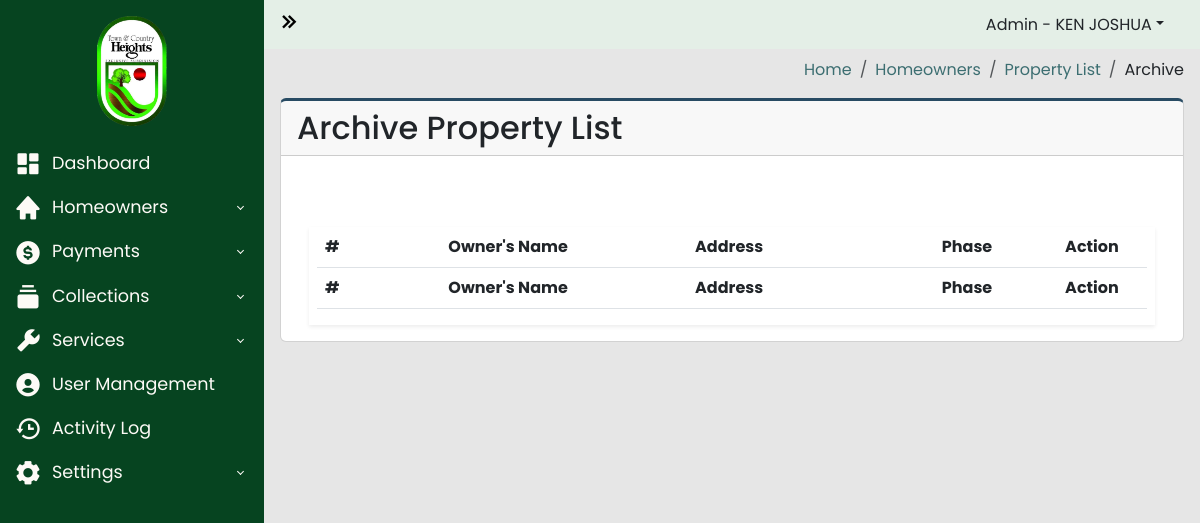
The page /archive/property_archive_list.php (signed in) on the database as committed earlier.
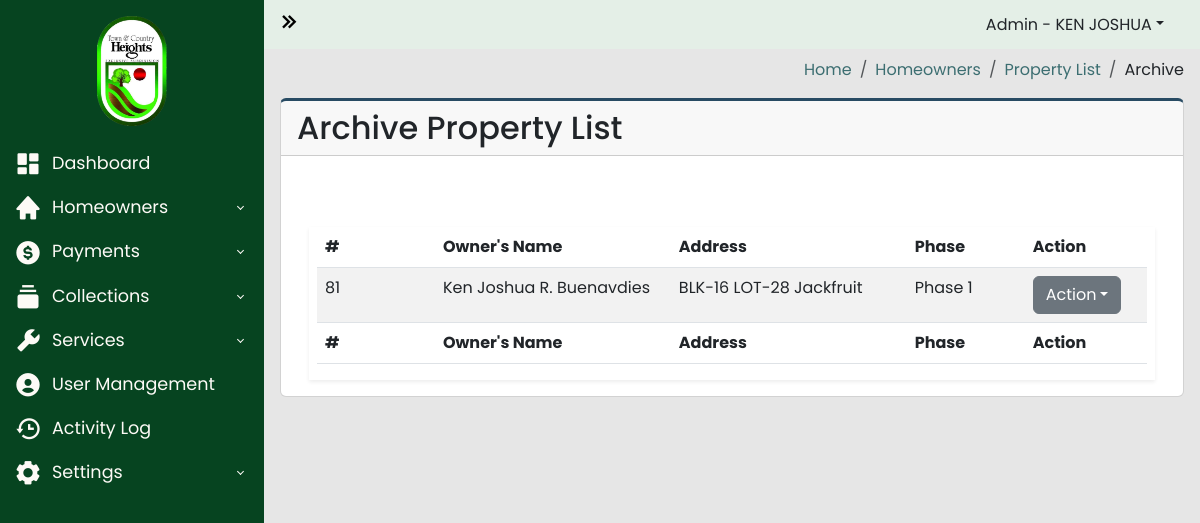
The same page on the database as committed later.
### tables this page shows
CREATE TABLE `property_list` (
  `id` int(100) NOT NULL,
  `homeowners_id` int(100) NOT NULL,
  `blk` varchar(100) NOT NULL,
  `lot` varchar(100) NOT NULL,
  `phase` varchar(100) NOT NULL,
  `street` varchar(100) NOT NULL,
  `tenant` int(100) DEFAULT NULL,
  `archive` varchar(255) NOT NULL DEFAULT 'ACTIVE'
);

CREATE TABLE `homeowners_users` (
  `id` int(100) NOT NULL,
  `account_number` varchar(100) NOT NULL,
  `username` varchar(100) NOT NULL,
  `password` varchar(100) NOT NULL,
  `firstname` varchar(100) NOT NULL,
  `lastname` varchar(100) NOT NULL,
  `middle_initial` varchar(100) NOT NULL,
  `email` varchar(100) NOT NULL,
  `phone_number` varchar(100) NOT NULL,
  `blk` varchar(100) NOT NULL,
  `lot` varchar(100) NOT NULL,
  `street` varchar(100) NOT NULL,
  `phase` varchar(100) NOT NULL,
  `status` varchar(100) NOT NULL,
  `date_created` datetime NOT NULL,
  `archive` varchar(255) NOT NULL DEFAULT 'ACTIVE'
);

### archive/property_archive_list.php (the view, shortened to what the changed rows need)
<?php
require_once("../includes/header.php");
?>
<?php
$server = new Server;
$server->adminAuthentication();
?>
<body>
  <div class="wrapper">
    <div class="main">
      <main class="content px-3 py-2">
        <div class="card card-border">
          <div class="card-header">
            <h2>Archive Property List</h2>
          </div>
          <div class="card-body">
            <div class="container-fluid">
              <section class="main-content">
                <div class="row">
                  <div class="col-xs-12">
                    <div class="box">
                      <div class="body-box shadow-sm">
                        <div class="table-responsive mx-2">
                          <table id="archivePropertyList" class="table table-striped" style="width:100%">
                            <thead>
                              <tr>
                                <th width="10%">#</th>
                                <th width="20%">Owner's Name</th>
                                <th width="20%">Address</th>
                                <th width="10%">Phase</th>
                                <th scope="col" width="5%">Action</th>
                              </tr>
                            </thead>
                            <tbody>
                            <?php
                              $INACTIVE = "INACTIVE";
                              $query = "SELECT
                              property_list.id,
                              property_list.homeowners_id,
                              property_list.blk as property_blk,
                              property_list.lot as property_lot,
                              property_list.phase as property_phase,
                              property_list.street as property_street,
                              homeowners_users.firstname,
                              homeowners_users.lastname,
                              homeowners_users.middle_initial FROM property_list INNER JOIN homeowners_users WHERE property_list.homeowners_id = homeowners_users.id AND property_list.archive = :INACTIVE";
                              $data = ["INACTIVE" => $INACTIVE];
                              $connection = $server->openConn();
                              $stmt = $connection->prepare($query);
                              $stmt->execute($data);
                              $count = $stmt->rowCount();
                              if ($count > 0) {
                                while ($result = $stmt->fetch()) {
                                  $property_id = $result['id'];
                                  $firstname = $result['firstname'];
                                  $lastname = $result['lastname'];
                                  $middle_initial = $result['middle_initial'];
                                  $property_blk = $result['property_blk'];
                                  $property_lot = $result['property_lot'];
                                  $property_street = $result['property_street'];
                                  $property_phase = $result['property_phase'];
                              ?>
                                  <tr>
                                    <td><?php echo $property_id; ?></td>
                                    <td><?php echo $firstname . " " . $middle_initial . " " . $lastname;  ?></td>
                                    <td><?php echo "BLK-" . $property_blk . " LOT-" . $property_lot . " " . $property_street ?></td>
                                    <td><?php echo $property_phase;  ?></td>
                                    <td>
                                      <div class="dropdown">
                                        <a class="btn btn-secondary dropdown-toggle" type="button" data-bs-toggle="dropdown">Action</a>
                                      </div>
                                    </td>
                                  </tr>
                              <?php
                                }
                              } else {
                              }
                              ?>
                            </tbody>
                            <tfoot>
                              <tr>
                                <th width="10%">#</th>
                                <th width="20%">Owner's Name</th>
                                <th width="20%">Address</th>
                                <th width="10%">Phase</th>
                                <th scope="col" width="5%">Action</th>
                              </tr>
                            </tfoot>
                          </table>
                        </div>
                      </div>
                    </div>
                  </div>
                </div>
              </section>
            </div>
          </div>
        </div>
      </main>
    </div>
  </div>
  <?php
  include("../includes/footer.php");
  ?>

Rows that differ between the two databases and show on the page:
added property_list: id "81", homeowners.firstname "Ken Joshua", homeowners.middle_initial "R.", homeowners.lastname "Buenavdies", blk "16", lot "28", street "Jackfruit", phase "Phase 1"
